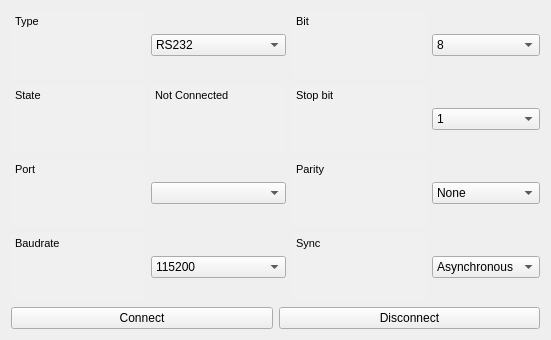
   <widget class="QWidget" name="verticalLayoutWidget">
    <property name="geometry">
     <rect>
      <x>10</x>
      <y>50</y>
      <width>551</width>
      <height>141</height>
     </rect>
    </property>
    <layout class="QVBoxLayout" name="verticalLayout_2">
     <property name="sizeConstraint">
      <enum>QLayout::SetDefaultConstraint</enum>
     </property>
     <item>
      <layout class="QGridLayout" name="gridLayout_2">
       <property name="sizeConstraint">
        <enum>QLayout::SetFixedSize</enum>
       </property>
       <property name="verticalSpacing">
        <number>6</number>
       </property>
       <item row="1" column="3">
        <widget class="QComboBox" name="cmbIMUStopBit">
         <item>
          <property name="text">
           <string>1</string>
          </property>
         </item>
        </widget>
       </item>
       <item row="0" column="1">
        <widget class="QComboBox" name="cmbIMUType">
         <item>
          <property name="text">
           <string>RS232</string>
          </property>
         </item>
        </widget>
       </item>
       <item row="3" column="3">
        <widget class="QComboBox" name="cmbIMUSync">
         <item>
          <property name="text">
           <string>Asynchronous</string>
          </property>
         </item>
        </widget>
       </item>
       <item row="3" column="1">
        <widget class="QComboBox" name="cmbIMUBaudrate">
         <item>
          <property name="text">
           <string>115200</string>
          </property>
         </item>
        </widget>
       </item>
       <item row="0" column="2">
        <widget class="QTextEdit" name="textEdit_9">
         <property name="enabled">
          <bool>true</bool>
         </property>
         <property name="autoFillBackground">
          <bool>false</bool>
         </property>
         <property name="styleSheet">
          <string notr="true">background-color: rgb(240, 240, 240);</string>
         </property>
         <property name="frameShape">
          <enum>QFrame::NoFrame</enum>
         </property>
         <property name="frameShadow">
          <enum>QFrame::Sunken</enum>
         </property>
         <property name="lineWidth">
          <number>1</number>
         </property>
         <property name="readOnly">
          <bool>true</bool>
         </property>
         <property name="html">
          <string>&lt;!DOCTYPE HTML PUBLIC &quot;-//W3C//DTD HTML 4.0//EN&quot; &quot;http://www.w3.org/TR/REC-html40/strict.dtd&quot;&gt;
&lt;html&gt;&lt;head&gt;&lt;meta name=&quot;qrichtext&quot; content=&quot;1&quot; /&gt;&lt;style type=&quot;text/css&quot;&gt;
p, li { white-space: pre-wrap; }
&lt;/style&gt;&lt;/head&gt;&lt;body style=&quot; font-family:'MS Shell Dlg 2'; font-size:8.25pt; font-weight:400; font-style:normal;&quot;&gt;
&lt;p style=&quot; margin-top:12px; margin-bottom:12px; margin-left:0px; margin-right:0px; -qt-block-indent:0; text-indent:0px;&quot;&gt;&lt;span style=&quot; font-family:'Segoe UI'; font-size:8pt;&quot;&gt;Bit&lt;/span&gt;&lt;/p&gt;&lt;/body&gt;&lt;/html&gt;</string>
         </property>
        </widget>
       </item>
       <item row="1" column="0">
        <widget class="QTextEdit" name="textEdit_6">
         <property name="enabled">
          <bool>true</bool>
         </property>
         <property name="autoFillBackground">
          <bool>false</bool>
         </property>
         <property name="styleSheet">
          <string notr="true">background-color: rgb(240, 240, 240);</string>
         </property>
         <property name="frameShape">
          <enum>QFrame::NoFrame</enum>
         </property>
         <property name="frameShadow">
          <enum>QFrame::Sunken</enum>
         </property>
         <property name="lineWidth">
          <number>1</number>
         </property>
         <property name="readOnly">
          <bool>true</bool>
         </property>
         <property name="html">
          <string>&lt;!DOCTYPE HTML PUBLIC &quot;-//W3C//DTD HTML 4.0//EN&quot; &quot;http://www.w3.org/TR/REC-html40/strict.dtd&quot;&gt;
&lt;html&gt;&lt;head&gt;&lt;meta name=&quot;qrichtext&quot; content=&quot;1&quot; /&gt;&lt;style type=&quot;text/css&quot;&gt;
p, li { white-space: pre-wrap; }
&lt;/style&gt;&lt;/head&gt;&lt;body style=&quot; font-family:'MS Shell Dlg 2'; font-size:8.25pt; font-weight:400; font-style:normal;&quot;&gt;
&lt;p style=&quot; margin-top:12px; margin-bottom:12px; margin-left:0px; margin-right:0px; -qt-block-indent:0; text-indent:0px;&quot;&gt;&lt;span style=&quot; font-family:'Segoe UI'; font-size:8pt;&quot;&gt;State&lt;/span&gt;&lt;/p&gt;&lt;/body&gt;&lt;/html&gt;</string>
         </property>
        </widget>
       </item>
       <item row="2" column="3">
        <widget class="QComboBox" name="cmbIMUParity">
         <item>
          <property name="text">
           <string>None</string>
          </property>
         </item>
        </widget>
       </item>
       <item row="2" column="1">
        <widget class="QComboBox" name="cmbIMUPort"/>
       </item>
       <item row="1" column="2">
        <widget class="QTextEdit" name="textEdit_10">
         <property name="enabled">
          <bool>true</bool>
         </property>
         <property name="autoFillBackground">
          <bool>false</bool>
         </property>
         <property name="styleSheet">
          <string notr="true">background-color: rgb(240, 240, 240);</string>
         </property>
         <property name="frameShape">
          <enum>QFrame::NoFrame</enum>
         </property>
         <property name="frameShadow">
          <enum>QFrame::Sunken</enum>
         </property>
         <property name="lineWidth">
          <number>1</number>
         </property>
         <property name="readOnly">
          <bool>true</bool>
         </property>
         <property name="html">
          <string>&lt;!DOCTYPE HTML PUBLIC &quot;-//W3C//DTD HTML 4.0//EN&quot; &quot;http://www.w3.org/TR/REC-html40/strict.dtd&quot;&gt;
&lt;html&gt;&lt;head&gt;&lt;meta name=&quot;qrichtext&quot; content=&quot;1&quot; /&gt;&lt;style type=&quot;text/css&quot;&gt;
p, li { white-space: pre-wrap; }
&lt;/style&gt;&lt;/head&gt;&lt;body style=&quot; font-family:'MS Shell Dlg 2'; font-size:8.25pt; font-weight:400; font-style:normal;&quot;&gt;
&lt;p style=&quot; margin-top:12px; margin-bottom:12px; margin-left:0px; margin-right:0px; -qt-block-indent:0; text-indent:0px;&quot;&gt;&lt;span style=&quot; font-family:'Segoe UI'; font-size:8pt;&quot;&gt;Stop bit&lt;/span&gt;&lt;/p&gt;&lt;/body&gt;&lt;/html&gt;</string>
         </property>
        </widget>
       </item>
       <item row="0" column="3">
        <widget class="QComboBox" name="cmbIMUBit">
         <item>
          <property name="text">
           <string>8</string>
          </property>
         </item>
        </widget>
       </item>
       <item row="2" column="2">
        <widget class="QTextEdit" name="textEdit_11">
         <property name="enabled">
          <bool>true</bool>
         </property>
         <property name="autoFillBackground">
          <bool>false</bool>
         </property>
         <property name="styleSheet">
          <string notr="true">background-color: rgb(240, 240, 240);</string>
         </property>
         <property name="frameShape">
          <enum>QFrame::NoFrame</enum>
         </property>
         <property name="frameShadow">
          <enum>QFrame::Sunken</enum>
         </property>
         <property name="lineWidth">
          <number>1</number>
         </property>
         <property name="readOnly">
          <bool>true</bool>
         </property>
         <property name="html">
          <string>&lt;!DOCTYPE HTML PUBLIC &quot;-//W3C//DTD HTML 4.0//EN&quot; &quot;http://www.w3.org/TR/REC-html40/strict.dtd&quot;&gt;
&lt;html&gt;&lt;head&gt;&lt;meta name=&quot;qrichtext&quot; content=&quot;1&quot; /&gt;&lt;style type=&quot;text/css&quot;&gt;
p, li { white-space: pre-wrap; }
&lt;/style&gt;&lt;/head&gt;&lt;body style=&quot; font-family:'MS Shell Dlg 2'; font-size:8.25pt; font-weight:400; font-style:normal;&quot;&gt;
&lt;p style=&quot; margin-top:12px; margin-bottom:12px; margin-left:0px; margin-right:0px; -qt-block-indent:0; text-indent:0px;&quot;&gt;&lt;span style=&quot; font-family:'Segoe UI'; font-size:8pt;&quot;&gt;Parity&lt;/span&gt;&lt;/p&gt;&lt;/body&gt;&lt;/html&gt;</string>
         </property>
        </widget>
       </item>
       <item row="1" column="1">
        <widget class="QTextEdit" name="textIMUState">
         <property name="enabled">
          <bool>true</bool>
         </property>
         <property name="autoFillBackground">
          <bool>false</bool>
         </property>
         <property name="styleSheet">
          <string notr="true">background-color: rgb(240, 240, 240);</string>
         </property>
         <property name="frameShape">
          <enum>QFrame::NoFrame</enum>
         </property>
         <property name="frameShadow">
          <enum>QFrame::Sunken</enum>
         </property>
         <property name="lineWidth">
          <number>1</number>
         </property>
         <property name="readOnly">
          <bool>true</bool>
         </property>
         <property name="html">
          <string>&lt;!DOCTYPE HTML PUBLIC &quot;-//W3C//DTD HTML 4.0//EN&quot; &quot;http://www.w3.org/TR/REC-html40/strict.dtd&quot;&gt;
&lt;html&gt;&lt;head&gt;&lt;meta name=&quot;qrichtext&quot; content=&quot;1&quot; /&gt;&lt;style type=&quot;text/css&quot;&gt;
p, li { white-space: pre-wrap; }
&lt;/style&gt;&lt;/head&gt;&lt;body style=&quot; font-family:'MS Shell Dlg 2'; font-size:8.25pt; font-weight:400; font-style:normal;&quot;&gt;
&lt;p style=&quot; margin-top:12px; margin-bottom:12px; margin-left:0px; margin-right:0px; -qt-block-indent:0; text-indent:0px;&quot;&gt;&lt;span style=&quot; font-family:'Segoe UI'; font-size:8pt;&quot;&gt;Not Connected&lt;/span&gt;&lt;/p&gt;&lt;/body&gt;&lt;/html&gt;</string>
         </property>
        </widget>
       </item>
       <item row="3" column="0">
        <widget class="QTextEdit" name="textEdit_8">
         <property name="enabled">
          <bool>true</bool>
         </property>
         <property name="autoFillBackground">
          <bool>false</bool>
         </property>
         <property name="styleSheet">
          <string notr="true">background-color: rgb(240, 240, 240);</string>
         </property>
         <property name="frameShape">
          <enum>QFrame::NoFrame</enum>
         </property>
         <property name="frameShadow">
          <enum>QFrame::Sunken</enum>
         </property>
         <property name="lineWidth">
          <number>1</number>
         </property>
         <property name="readOnly">
          <bool>true</bool>
         </property>
         <property name="html">
          <string>&lt;!DOCTYPE HTML PUBLIC &quot;-//W3C//DTD HTML 4.0//EN&quot; &quot;http://www.w3.org/TR/REC-html40/strict.dtd&quot;&gt;
&lt;html&gt;&lt;head&gt;&lt;meta name=&quot;qrichtext&quot; content=&quot;1&quot; /&gt;&lt;style type=&quot;text/css&quot;&gt;
p, li { white-space: pre-wrap; }
&lt;/style&gt;&lt;/head&gt;&lt;body style=&quot; font-family:'MS Shell Dlg 2'; font-size:8.25pt; font-weight:400; font-style:normal;&quot;&gt;
&lt;p style=&quot; margin-top:12px; margin-bottom:12px; margin-left:0px; margin-right:0px; -qt-block-indent:0; text-indent:0px;&quot;&gt;&lt;span style=&quot; font-family:'Segoe UI'; font-size:8pt;&quot;&gt;Baudrate&lt;/span&gt;&lt;/p&gt;&lt;/body&gt;&lt;/html&gt;</string>
         </property>
        </widget>
       </item>
       <item row="0" column="0">
        <widget class="QTextEdit" name="textEdit_5">
         <property name="enabled">
          <bool>true</bool>
         </property>
         <property name="autoFillBackground">
          <bool>false</bool>
         </property>
         <property name="styleSheet">
          <string notr="true">background-color: rgb(240, 240, 240);</string>
         </property>
         <property name="frameShape">
          <enum>QFrame::NoFrame</enum>
         </property>
         <property name="frameShadow">
          <enum>QFrame::Sunken</enum>
         </property>
         <property name="lineWidth">
          <number>1</number>
         </property>
         <property name="readOnly">
          <bool>true</bool>
         </property>
         <property name="html">
          <string>&lt;!DOCTYPE HTML PUBLIC &quot;-//W3C//DTD HTML 4.0//EN&quot; &quot;http://www.w3.org/TR/REC-html40/strict.dtd&quot;&gt;
&lt;html&gt;&lt;head&gt;&lt;meta name=&quot;qrichtext&quot; content=&quot;1&quot; /&gt;&lt;style type=&quot;text/css&quot;&gt;
p, li { white-space: pre-wrap; }
&lt;/style&gt;&lt;/head&gt;&lt;body style=&quot; font-family:'MS Shell Dlg 2'; font-size:8.25pt; font-weight:400; font-style:normal;&quot;&gt;
&lt;p style=&quot; margin-top:12px; margin-bottom:12px; margin-left:0px; margin-right:0px; -qt-block-indent:0; text-indent:0px;&quot;&gt;&lt;span style=&quot; font-family:'Segoe UI'; font-size:8pt;&quot;&gt;Type&lt;/span&gt;&lt;/p&gt;&lt;/body&gt;&lt;/html&gt;</string>
         </property>
        </widget>
       </item>
       <item row="3" column="2">
        <widget class="QTextEdit" name="textEdit_12">
         <property name="enabled">
          <bool>true</bool>
         </property>
         <property name="autoFillBackground">
          <bool>false</bool>
         </property>
         <property name="styleSheet">
          <string notr="true">background-color: rgb(240, 240, 240);</string>
         </property>
         <property name="frameShape">
          <enum>QFrame::NoFrame</enum>
         </property>
         <property name="frameShadow">
          <enum>QFrame::Sunken</enum>
         </property>
         <property name="lineWidth">
          <number>1</number>
         </property>
         <property name="readOnly">
          <bool>true</bool>
         </property>
         <property name="html">
          <string>&lt;!DOCTYPE HTML PUBLIC &quot;-//W3C//DTD HTML 4.0//EN&quot; &quot;http://www.w3.org/TR/REC-html40/strict.dtd&quot;&gt;
&lt;html&gt;&lt;head&gt;&lt;meta name=&quot;qrichtext&quot; content=&quot;1&quot; /&gt;&lt;style type=&quot;text/css&quot;&gt;
p, li { white-space: pre-wrap; }
&lt;/style&gt;&lt;/head&gt;&lt;body style=&quot; font-family:'MS Shell Dlg 2'; font-size:8.25pt; font-weight:400; font-style:normal;&quot;&gt;
&lt;p style=&quot; margin-top:12px; margin-bottom:12px; margin-left:0px; margin-right:0px; -qt-block-indent:0; text-indent:0px;&quot;&gt;&lt;span style=&quot; font-family:'Segoe UI'; font-size:8pt;&quot;&gt;Sync&lt;/span&gt;&lt;/p&gt;&lt;/body&gt;&lt;/html&gt;</string>
         </property>
        </widget>
       </item>
       <item row="2" column="0">
        <widget class="QTextEdit" name="textEdit_7">
         <property name="enabled">
          <bool>true</bool>
         </property>
         <property name="autoFillBackground">
          <bool>false</bool>
         </property>
         <property name="styleSheet">
          <string notr="true">background-color: rgb(240, 240, 240);</string>
         </property>
         <property name="frameShape">
          <enum>QFrame::NoFrame</enum>
         </property>
         <property name="frameShadow">
          <enum>QFrame::Sunken</enum>
         </property>
         <property name="lineWidth">
          <number>1</number>
         </property>
         <property name="readOnly">
          <bool>true</bool>
         </property>
         <property name="html">
          <string>&lt;!DOCTYPE HTML PUBLIC &quot;-//W3C//DTD HTML 4.0//EN&quot; &quot;http://www.w3.org/TR/REC-html40/strict.dtd&quot;&gt;
&lt;html&gt;&lt;head&gt;&lt;meta name=&quot;qrichtext&quot; content=&quot;1&quot; /&gt;&lt;style type=&quot;text/css&quot;&gt;
p, li { white-space: pre-wrap; }
&lt;/style&gt;&lt;/head&gt;&lt;body style=&quot; font-family:'MS Shell Dlg 2'; font-size:8.25pt; font-weight:400; font-style:normal;&quot;&gt;
&lt;p style=&quot; margin-top:12px; margin-bottom:12px; margin-left:0px; margin-right:0px; -qt-block-indent:0; text-indent:0px;&quot;&gt;&lt;span style=&quot; font-family:'Segoe UI'; font-size:8pt;&quot;&gt;Port&lt;/span&gt;&lt;/p&gt;&lt;/body&gt;&lt;/html&gt;</string>
         </property>
        </widget>
       </item>
      </layout>
     </item>
     <item>
      <layout class="QHBoxLayout" name="horizontalLayout">
       <property name="sizeConstraint">
        <enum>QLayout::SetFixedSize</enum>
       </property>
       <item>
        <widget class="QPushButton" name="btnIMUConnect">
         <property name="text">
          <string>Connect</string>
         </property>
        </widget>
       </item>
       <item>
        <widget class="QPushButton" name="btnIMUDisConnect">
         <property name="text">
          <string>Disconnect</string>
         </property>
        </widget>
       </item>
      </layout>
     </item>
    </layout>
   </widget>
